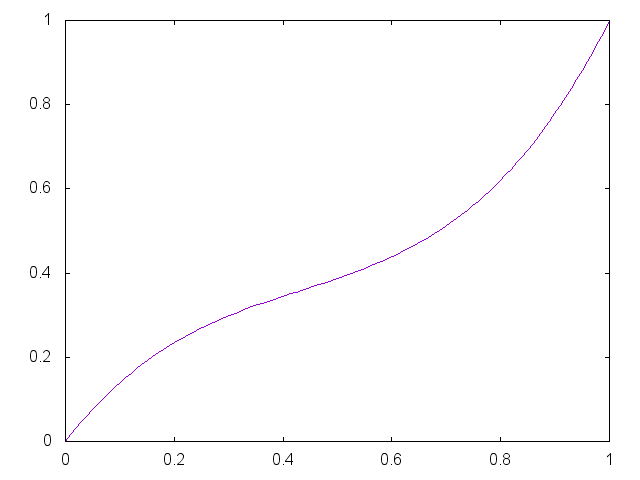

The gnuplot source for this figure:


set term png

set output "generate/static/generate/bezier-0.55-0.15.png"
plot '-' smooth bezier notitle
0 0
0.33 0.55
0.67 0.15 
1 1
e

reset;
